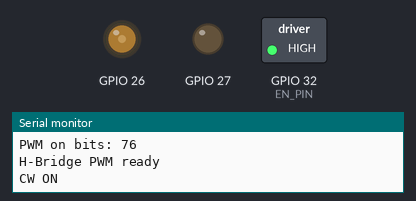
A sketch run on a simulated ESP32. Shown: switched loads named in the sketch (green lamp = pin HIGH), output pins drawn as LEDs (lit = HIGH), the last lines printed to the serial monitor.

Above: at 0.05 s.
At 5.05 s:
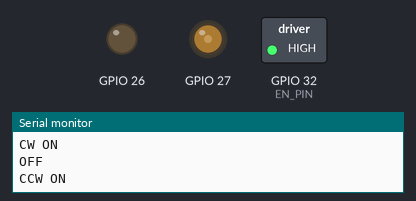
At 10.0 s:
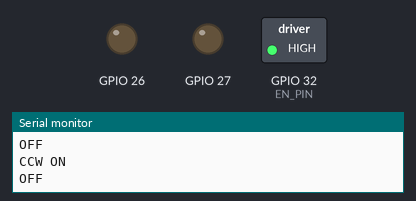
Timing chart, 0 to 13.0 s (numbered marks = the images above):
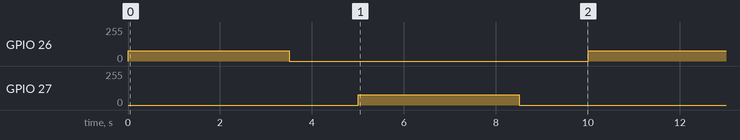

Measured:
- by itself, GPIO 26, GPIO 27: alternates 76/255 for 3.5 s and 0/255 for 6.5 s

The sketch:

PWM_Testing.ino
```cpp
#include <Arduino.h>
#include "driver/ledc.h"

#define EN_PIN        32
#define PWM_GPIO_CW   26
#define PWM_GPIO_CCW  27
#define PWM_FREQ      1000
#define PWM_RES_BITS  8
#define PWM_DUTY_P    30
#define PWM_CH_CW     LEDC_CHANNEL_0
#define PWM_CH_CCW    LEDC_CHANNEL_1

const uint8_t PWM_DUTY = PWM_DUTY_P*(pow(2,PWM_RES_BITS))/100;

void setDuty(ledc_channel_t channel, uint32_t duty) {
    ledc_set_duty(LEDC_HIGH_SPEED_MODE, channel, duty);
    ledc_update_duty(LEDC_HIGH_SPEED_MODE, channel);
}

void bothOff() {
    setDuty(PWM_CH_CW, 0);
    setDuty(PWM_CH_CCW, 0);
}

void setup() {

    Serial.begin(115200);

    pinMode(EN_PIN, OUTPUT);
    digitalWrite(EN_PIN, HIGH);

    Serial.println("Motors free");
    Serial.print("PWM total bits: ");
    Serial.println((pow(2, PWM_RES_BITS)));
    Serial.print("PWM on bits: ");
    Serial.println(PWM_DUTY);


    ledc_timer_config_t timer = {
        .speed_mode      = LEDC_HIGH_SPEED_MODE,
        .duty_resolution = (ledc_timer_bit_t)PWM_RES_BITS,
        .timer_num       = LEDC_TIMER_0,
        .freq_hz         = PWM_FREQ,
        .clk_cfg         = LEDC_AUTO_CLK
    };
    ledc_timer_config(&timer);

    ledc_channel_config_t chCW = {
        .gpio_num   = PWM_GPIO_CW,
        .speed_mode = LEDC_HIGH_SPEED_MODE,
        .channel    = PWM_CH_CW,
        .intr_type  = LEDC_INTR_DISABLE,
        .timer_sel  = LEDC_TIMER_0,
        .duty       = 0,
        .hpoint     = 0
    };
    ledc_channel_config(&chCW);

    ledc_channel_config_t chCCW = {
        .gpio_num   = PWM_GPIO_CCW,
        .speed_mode = LEDC_HIGH_SPEED_MODE,
        .channel    = PWM_CH_CCW,
        .intr_type  = LEDC_INTR_DISABLE,
        .timer_sel  = LEDC_TIMER_0,
        .duty       = 0,
        .hpoint     = 0
    };
    ledc_channel_config(&chCCW);

    Serial.println("H-Bridge PWM ready");
}

void loop() {
    digitalWrite(EN_PIN, HIGH);

    // CW on, CCW guaranteed off first
    bothOff();
    delay(1);                        // tiny dead-time before switching
    setDuty(PWM_CH_CW, PWM_DUTY);
    Serial.println("CW ON");
    delay(3500);

    // Dead-time gap
    bothOff();
    Serial.println("OFF");
    delay(1500);

    // CCW on, CW guaranteed off first
    bothOff();
    delay(1);                        // tiny dead-time before switching
    setDuty(PWM_CH_CCW, PWM_DUTY);
    Serial.println("CCW ON");
    delay(3500);

    // Dead-time gap
    bothOff();
    Serial.println("OFF");
    delay(1500);
}
```
